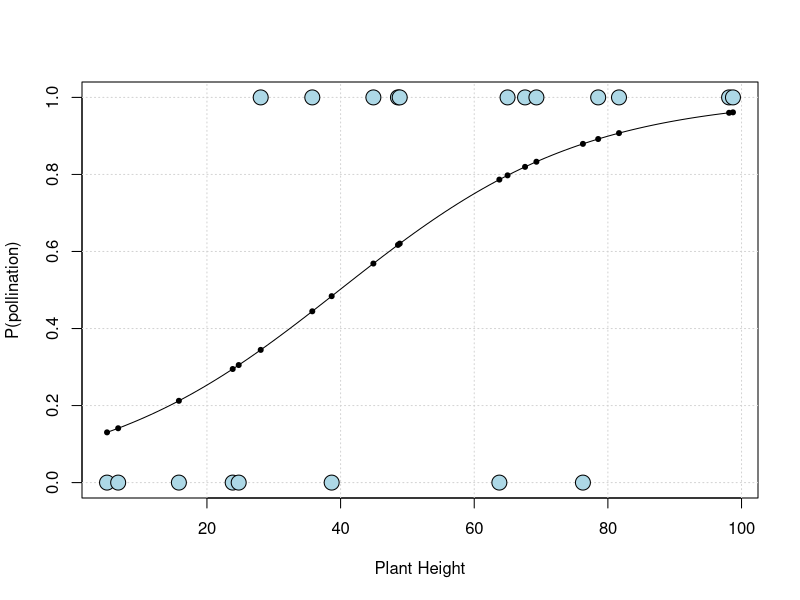
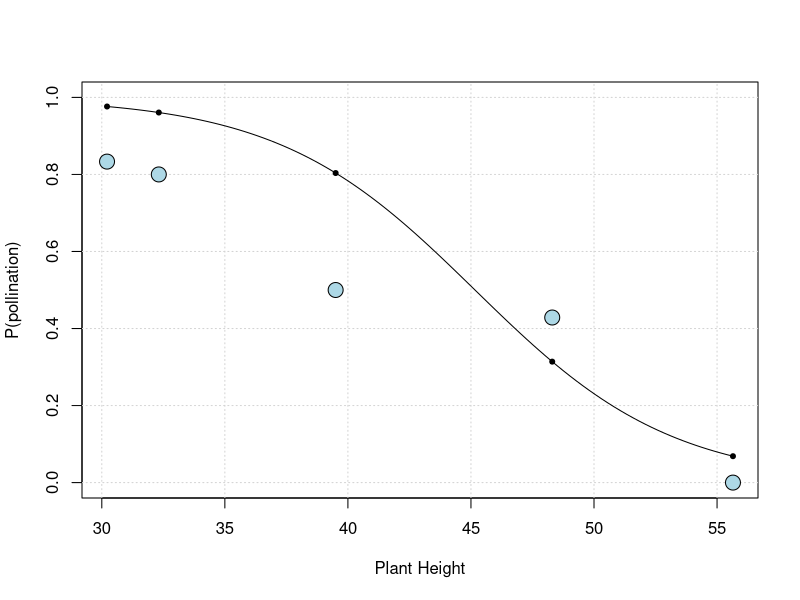

Write the R code that produced these figures, in order.
# logistic regression
# use when the response variable is discrete (0,1)
# predictor variable is continuous

# create ordered x values
xdat<- sort(runif(20,min=0,max=100))

# create y response data yes/no
ydat<- c(0,0,0,0,0,1,1,0,1,1,1,0,1,1,1,0,1,1,1,1)

# bind in a data frame
MyData <-data.frame(cbind(xdat,ydat))


# inspect data
head(MyData)

# fit logistic regression model
MyModel<-glm(ydat~xdat, family = binomial("logit"), data=MyData)
summary(MyModel)

# create empty plot with grid
plot (x=xdat,y=ydat,xlab="Plant Height", ylab="P(pollination)",type="n",ylim=c(0,1))
grid()

# add curve of predicted values
curve(predict(MyModel,data.frame(xdat=x),type="resp"),add=TRUE)

# add predicted points
points(x=xdat,y=fitted(MyModel),pch=20)

# add observed points
points(x=xdat,y=ydat,cex=2,pch=21,bg="lightblue")

# Different data structure with successes and failures

myX <- sort(runif(5,min=0,max=100))
Successes <- c(10,20,1,75,0)
Failures <- c(2,5,1,100,200)
CountData <- data.frame(myX,Successes,Failures)

# fit logistic regression model
MyModel<-glm(cbind(Successes,Failures)~myX, family = binomial("logit"), data=CountData)
summary(MyModel)

# create empty plot with grid
plot (x=myX,y=(Successes/(Successes+Failures)),
      xlab="Plant Height", ylab="P(pollination)",
      type="n",ylim=c(0,1))
grid()

# add curve of predicted values
curve(predict(MyModel,data.frame(myX=x),type="resp"),add=TRUE)

# add predicted points
points(x=myX,y=fitted(MyModel),pch=20)

# add observed points
points(x=myX,y=(Successes/(Successes+Failures)),cex=2,pch=21,bg="lightblue")
